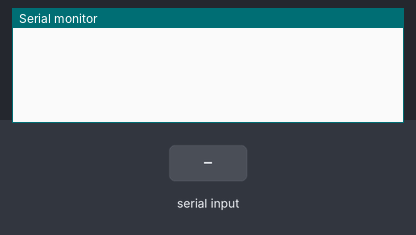
The sketch below on a simulated Arduino Mega 2560, built with avr-gcc and run on an emulated ATmega2560. Parts: the last lines printed to the serial monitor. Inputs (shaded band) come from the test bench.

Above: at 1.2 s.
1.3 s: "90,45\n" received over Serial
At 2.2 s:
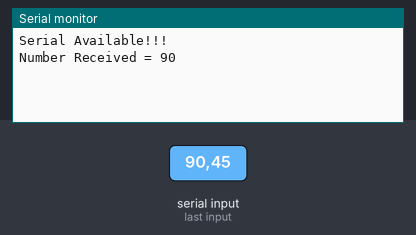
2.8 s: "90,45\n" received over the second serial link
At 3.9 s:
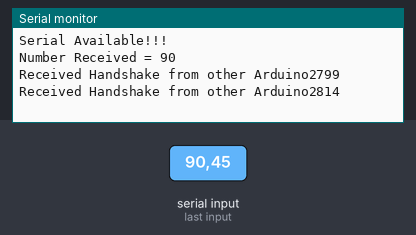
4.3 s: "30,150\n" received over Serial
At 5.5 s:
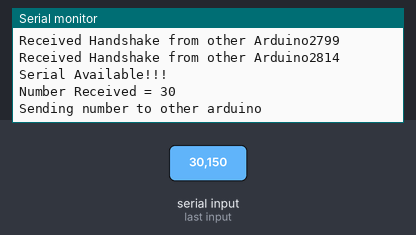
5.8 s: "30,150\n" received over the second serial link
At 6.2 s:
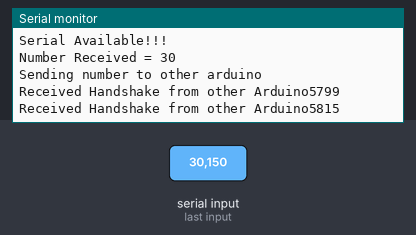
Timing chart, 0 to 8.3 s (numbered marks = the images above; inputs shaded):
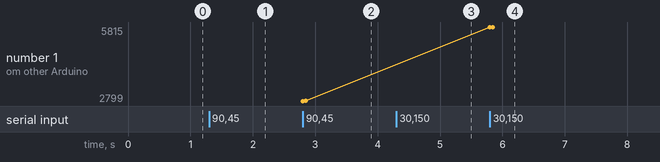

The sketch:

MASTER.ino
```cpp
char input_chars[6]; //Data received from the serial port
unsigned long int time_now = 0;
unsigned long int time_last_send = 0;
boolean oktosend = false;

///Routines to send Floats to other arduino
void setup() {
  //Setup communication with computer
  Serial.begin(9600);
  //Setup communication with other arduino
  Serial1.begin(115200);
}

//Check For Inputs from the User
///////////////////////////////
int user_input() {
  if (Serial.available() > 0) {
    Serial.print("Serial Available!!!\n");
    for (int idx = 0;idx<7;idx++){
      input_chars[idx] = '0';
    }
    //int length_of_str = Serial.available()-1; //The minus 1 is here because of \n or newline
    //Serial.print("Length of String = ");
    //Serial.println(length_of_str);
    int ctr = 0;
    //Read the contents of the serial from computer
    while (Serial.available()) {
      input_chars[ctr] = Serial.read();
      //if (ctr < length_of_str) {
      //  Serial.print(input_chars[ctr]);
      //}
      ctr++;
      delay(10);
    }
    //Convert Number to float and then to integer
    String input_string = String(input_chars);
    Serial.print("Number Received = ");
    int outnumber = int(input_string.toFloat());
    Serial.println(outnumber);
    return outnumber;
  }
  else {
    return 0;
  }
}

void loop() {
  //Check and see if the other arduino has responded
  if (Serial1.available()) {
    while (Serial1.available()) {
      int d = Serial1.read();
    }
    Serial.print("Received Handshake from other Arduino");
    Serial.println(millis());
    oktosend = true;
  }
  //Check for User Input
  int number = user_input();
  //If we get a number other than zero try and send to other arduino
  if (number) {
    //Make sure we haven't already sent something to the arduino
    if (oktosend) {
      Serial.println("Sending number to other arduino");
      for (int i = 0;i<6;i++) {
        Serial1.print(input_chars[i]);
      }
      //Serial1.println("\r\n");
      Serial1.flush(); //wait for outgoing data to go out
      //Reset oktosend
      oktosend = false;
    }
  }
}
```

Measured:
- after the input at 1.3 s, the serial monitor: prints a new line at once (image 1)
- after the input at 2.8 s, the serial monitor: prints a new line at once (image 2)
- after the input at 4.3 s, the serial monitor: prints a new line after 0.07 s (image 3)
- after the input at 5.8 s, the serial monitor: prints a new line at once (image 4)
- plotted number 1: 2814 → 5815 after the input at 5.8 s
